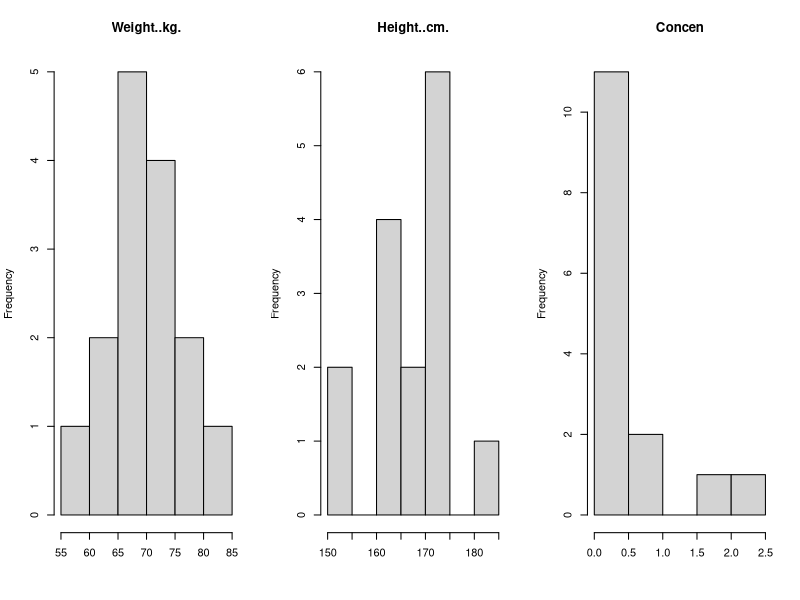
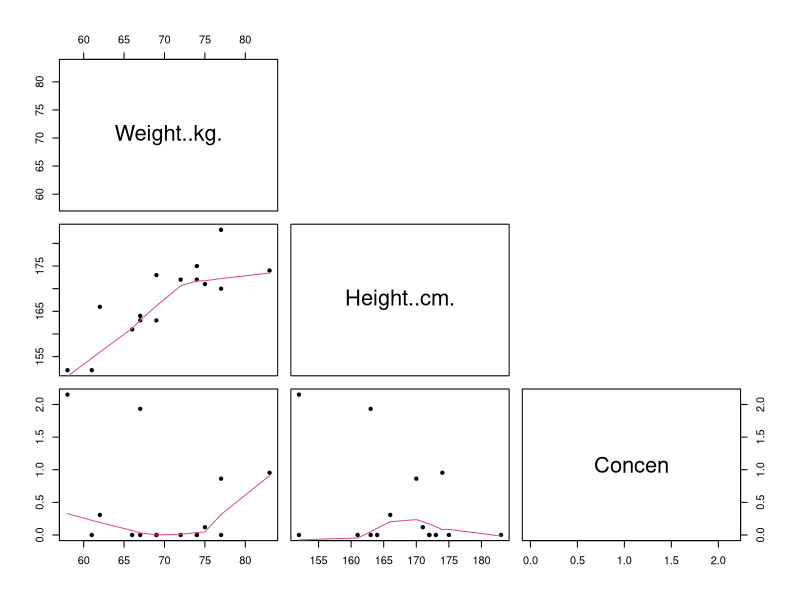
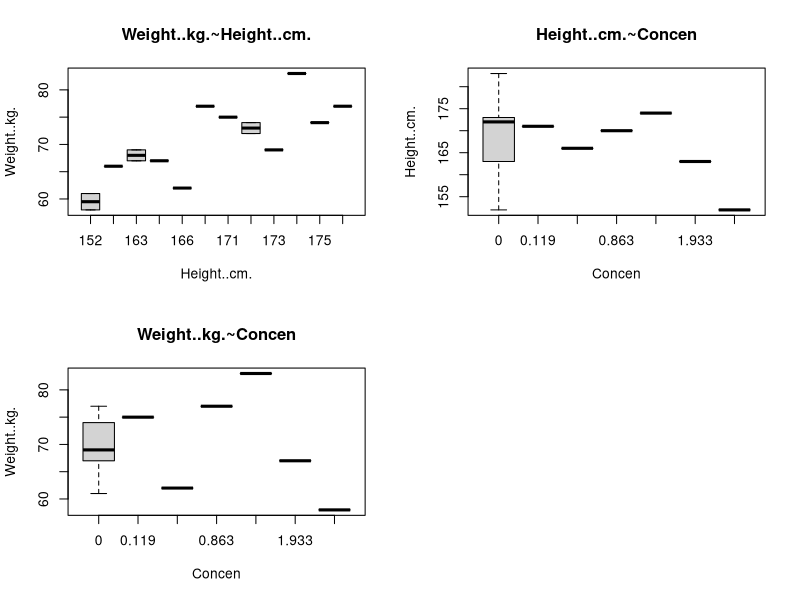

R code for these plots, in order:
## ---- chunk 1
library(tidyr)    # used for putting data into long format
library(knitr)    # used for creation of the report

## ---- chunk 2
knitr::opts_chunk$set(echo = TRUE, tidy.opts = list(width.cutoff = 60))
## ---- chunk 3
dir_name_drug  <- '../desktop/exam project'
file_name_drug  <- 'Big_Pharma_BPI889_data_200mg_26.csv'
file_path_drug  <- paste(dir_name_drug, file_name_drug, sep = '')    #These commands for drug file directory 
## ---- chunk 4
dir_name_mutation  <- '../desktop/exam project'
file_name_mutation  <- 'stu26.csv'
file_path_mutation <- paste(dir_name_mutation, file_name_mutation, sep = '')    #These commands for mutation file directory
## ---- chunk 5
read.csv(file = 'Big_Pharma_BPI889_data_200mg_26.csv', header = TRUE, as.is = TRUE)
data_pk <- read.csv(file = 'Big_Pharma_BPI889_data_200mg_26.csv', header = TRUE, as.is = TRUE, na.strings = ',')  #read.csv command to read csv file
## ---- chunk 6
read.csv(file = 'stu26.csv', header = TRUE, as.is = TRUE)
data_snp <- read.csv(file = 'stu26.csv', header = TRUE, as.is = TRUE, na.strings = ',') #read.csv command to read csv file
## ---- chunk 7
str(data_pk)
## ---- chunk 8
head(data_pk)
## ---- chunk 9
str(data_snp)
## ---- chunk 10
head(data_snp)
## ---- chunk 11
colnames(data_pk)
## ---- chunk 12
colnames(data_snp)
## ---- chunk 13
head_PK <- head(data_pk, n = 5L)

## ---- chunk 14
head_SNP <- head(data_snp, n = 5L)

## ---- chunk 15
colnames(data_snp)[1] <- c('ID')  #change the column name `X` to `ID`
## ---- chunk 16
colnames(data_pk)[1] <- c('ID')   #change the column name `X` to `ID`
## ---- chunk 17
data_snp2 <- data_snp       #Create duplicate data of mutation
## ---- chunk 18
data_snp2[, c("T134A","A443G","G769C","G955C","A990C","G1051A","G1078T","T1941A","T2138C","G2638T")] <- lapply(data_snp2[, 
            c("T134A","A443G","G769C","G955C","A990C","G1051A","G1078T","T1941A","T2138C","G2638T")],
                      levels = c('0', '1', '2'),
                      labels = c('widtype', 'heterozygote','homozygote'),factor)
## ---- chunk 19
data_snp2 <- gather(data  = data_snp2,
                  key   = Mutation,
                  value = Type, -ID)    #Gather all data of `data_snp2` unless `ID` column
## ---- chunk 20
kable(x = data_snp2,
      align = 'c',
      row.names = FALSE,
      caption = 'individual data')
## ---- chunk 21
data_pk2 <- data_pk     #Create duplicate data of drug
## ---- chunk 22
colnames(data_pk2)[2] <- c('Time.30m')
colnames(data_pk2)[4] <- c('Time.2h')
colnames(data_pk2)[6] <- c('Time.6h')
colnames(data_pk2)[7] <- c('Time.12h')
colnames(data_pk2)[8] <- c('Time.24h')      #Set all Column names same as `Time.`
## ---- chunk 23
data_pk2 <- gather(data  = data_pk2,
                  key   = TIME,
                  value = Concen, -ID , -Sex, -Weight..kg., -Height..cm.)    #Gather all data of `data_snp2` unless column `ID`,`Sex`,`Weight..kg.`,`Height..cm.`
## ---- chunk 24
data_pk2$Concen = as.numeric(data_pk2$Concen)
## ---- chunk 25
nrow(data_pk2)
ncol(data_pk2)
head_PK2 <- head(data_pk2, n = 5L)
kable(x = head_PK2,
      align = 'c',
      row.names = FALSE,
      caption = 'individual data-long format')
## ---- chunk 26
data_pk2$TIME <- gsub('Time.','',data_pk2$TIME)   #Remove `Time.` from column `TIME`
## ---- chunk 27
kable(x = data_pk2,
      align = 'c',
      row.names = FALSE,
      caption = 'individual data')
## ---- chunk 28
dir <- '../new R/'
save(data_pk2, file = 'Big_Pharma_BPI889_data_200mg_26.rdata')
## ---- chunk 29
data_merge <- merge(data_pk2, data_snp2)
summary(data_merge)
## ---- chunk 30
data_merge$Weight..kg. = as.numeric(data_merge$Weight..kg.)
data_merge$Height..cm. = as.numeric(data_merge$Height..cm.)
## ---- chunk 31
summary(data_merge[,c('Weight..kg.', 'Height..cm.','Concen')])   #Summary of Weight..kg, Height..cm, Concen
## ---- chunk 32
summary(data_merge[,c('Mutation','Type')])    #Summary of Mutation & Type
## ---- chunk 33
data_unique <- data_merge[!duplicated(data_merge$ID), ]
## ---- chunk 34
par(mfrow = c(1, 3))
for (cov in c('Weight..kg.', 'Height..cm.', 'Concen')) { 
  # Add code for the plot here
  hist(x = data_unique[,cov], xlab = NA, main = cov)
  }
## ---- chunk 35
# This is an example do not write code here
pairs(data_unique[,c('Weight..kg.', 'Height..cm.', 'Concen')],
      upper.panel = NULL,
      lower.panel = panel.smooth, 
      pch = 20)
## ---- chunk 36
par(mfrow = c(2, 2))
boxplot(Weight..kg.~Height..cm., data = data_unique, main = 'Weight..kg.~Height..cm.')
boxplot(Height..cm.~Concen, data = data_unique, main = 'Height..cm.~Concen')
boxplot(Weight..kg.~Concen, data = data_unique, main = 'Weight..kg.~Concen')

## ---- chunk 37
data_pk3 <- data_pk     #Create duplicate data of drug
## ---- chunk 38
data_pk3$Time...12h = as.numeric(data_pk3$Time...12h)
data_pk3$Time...24h = as.numeric(data_pk3$Time...24h)
## ---- chunk 39
data_pk3[c(8,10,14),'K'] <- (-(log(data_pk3[c(8,10,14),'Time...12h']) - log(data_pk3[c(8,10,14),'time.6h'])) / (12-6))
data_pk3$K <- round(data_pk3$K, 3)

## ---- chunk 40
data_pk3[c(8,10,14), 'Time...24h'] <- round((data_pk3[c(8,10,14),'Time...12h']) * exp(-(data_pk3[c(8,10,14),'K'])*(24-12)),3)  #caltulation and roun together
## ---- chunk 41
data_pk3$AUC <-  round(((data_pk3$Time...24h) + (data_pk3$Time...12h)) * (1/5) * (24-12),3)  #caltulation and roun together
## ---- chunk 42
data_pk3$CL <- round(200 / data_pk3$AUC, 1) 
## ---- chunk 43
data_pk3$Cav <-  round ((200 * 0.9) / (data_pk3$CL * data_pk3$Time...24h),3)
## ---- chunk 44
kable(x = data_pk3,
      align = 'c',
      row.names = FALSE,
      caption = 'individual data')
